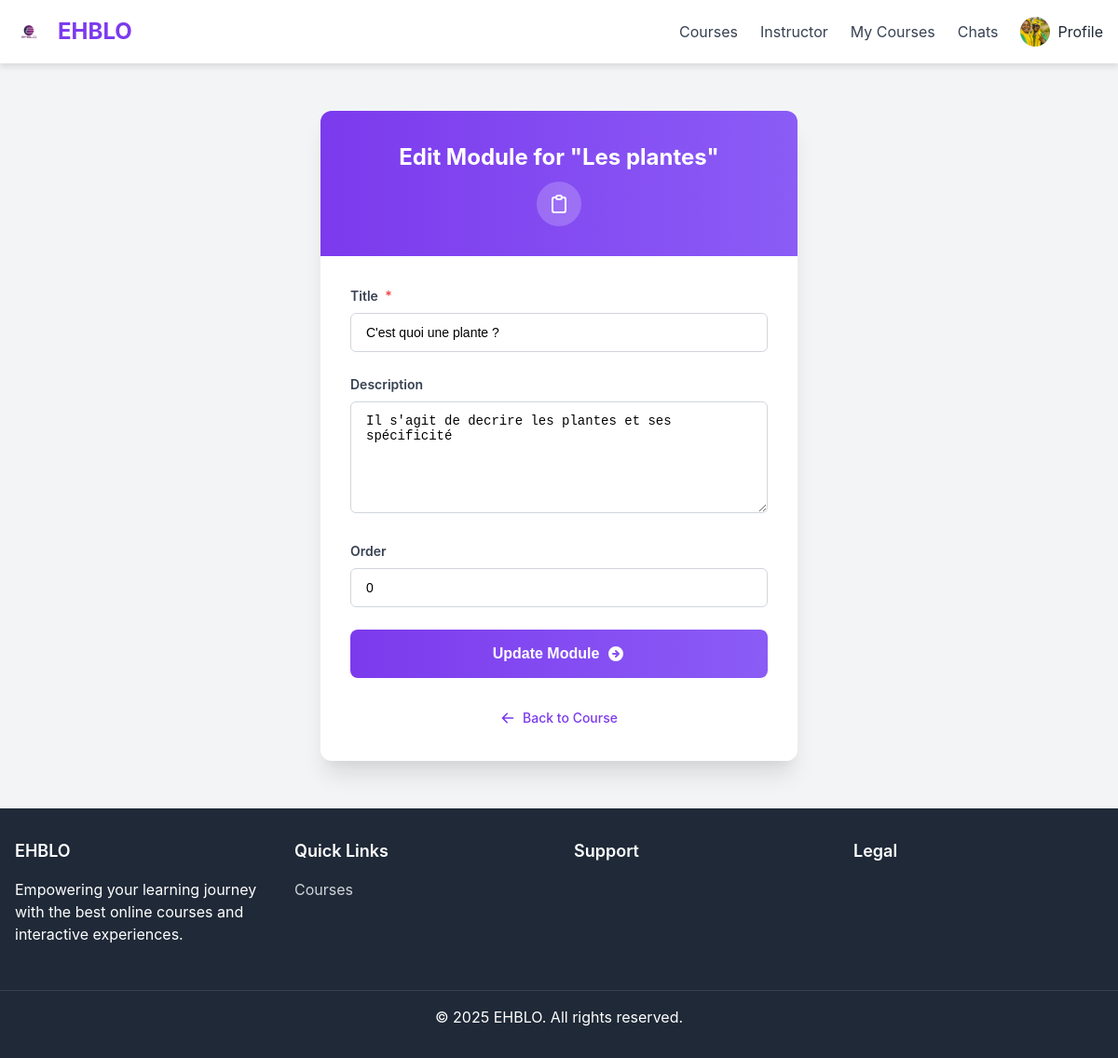
/courses/8/module/10/edit/ (signed in), run on the app's committed database.
### users/models.py (models this page shows, shortened)
class CustomUser(AbstractUser):
    USER_TYPE_CHOICES = (
        ('student', 'Student'),
        ('teacher', 'Teacher'),
        ('admin', 'Administrator'),
    )
    PEDAGOGIC_LEVEL_CHOICES = (
        ('primaire', 'Prinmaire'),
        ('secondaire', 'Secondaire'),
        ('universitaire', 'Universitaire'),
        ('personnel', 'Personnel'),
    )
    GENDER_CHOICES = (
        ('M', 'Male'),
        ('F', 'Female'),
        ('O', 'Other'),
    )
    user_type = models.CharField(max_length=20, choices=USER_TYPE_CHOICES, default='student')
    pedagogic_level = models.CharField(max_length=20, choices=PEDAGOGIC_LEVEL_CHOICES)
    bio = models.TextField(blank=True)
    profile_picture = models.ImageField(upload_to='profile_pics/', blank=True)
    phone_number = models.CharField(max_length=20, blank=True)
    country = models.CharField(max_length=100, blank=True)
    interests = models.ManyToManyField(Subject, blank=True)
    gender = models.CharField(max_length=1, choices=GENDER_CHOICES, blank=True)
    birth_date = models.DateField(null=True, blank=True)

### courses/models.py (models this page shows, shortened)
class Course(models.Model):
    instructor = models.ForeignKey(settings.AUTH_USER_MODEL,
                                   on_delete=models.CASCADE,
                                   related_name='courses_created',
                                   limit_choices_to={'user_type': 'instructor'})
    subject = models.ForeignKey(Subject,
                                 on_delete=models.CASCADE,
                                 related_name='courses')
    title = models.CharField(max_length=250)
    slug = models.SlugField(max_length=250, unique=True, blank=True)
    overview = models.TextField()
    created = models.DateTimeField(auto_now_add=True)
    updated = models.DateTimeField(auto_now=True)
    price = models.DecimalField(max_digits=10, decimal_places=2, default=0.00) # 0 for free courses
    is_published = models.BooleanField(default=False)
    tags = TaggableManager(blank=True)
    image = models.ImageField(upload_to='course_thumbnails/', null=True, blank=True)
    class Meta:
        ordering = ('-created',)

class Module(models.Model):
    course = models.ForeignKey(Course,
                               on_delete=models.CASCADE,
                               related_name='modules')
    title = models.CharField(max_length=250)
    description = models.TextField(blank=True)
    order = models.PositiveIntegerField(default=0, blank=True, null=True)
    class Meta:
        ordering = ('order',)
        unique_together = ('course', 'title')

### courses/views.py (the view, shortened to what this page needs)
# urls.py: path('<int:course_id>/module/<int:pk>/edit/', views.ModuleCreateUpdateView.as_view(), name='module_update'),
class ModuleCreateUpdateView(LoginRequiredMixin, InstructorRequiredMixin, CourseOwnerRequiredMixin, View):
    template_name = 'courses/module_form.html'
    module_form = ModuleForm
    def get_object(self):
        module_id = self.kwargs.get('pk')
        return get_object_or_404(Module, pk=module_id, course_id=self.kwargs['course_id']) if module_id else None
    def get(self, request, course_id, pk=None): # pk is for content_id
        course = get_object_or_404(Course, id=course_id, instructor=request.user)
        module = self.get_object()
        form = self.module_form(instance=module)
        return render(request, self.template_name, {'form': form, 'course': course, 'module': module})

### courses/forms.py (shortened to what this page needs)
class ModuleForm(forms.ModelForm):
    class Meta:
        model = Module
        fields = ['title', 'description', 'order']
        widgets = {
            'title': forms.TextInput(attrs={'class': 'w-full p-2 border border-gray-300 rounded-md focus:ring-purple-500 focus:border-purple-500'}),
            'description': forms.Textarea(attrs={'rows': 3, 'class': 'w-full p-2 border border-gray-300 rounded-md focus:ring-purple-500 focus:border-purple-500'}),
            'order': forms.NumberInput(attrs={'min': 0, 'class': 'w-full p-2 border border-gray-300 rounded-md focus:ring-purple-500 focus:border-purple-500'}),
        }

### courses/views.py (called while the page is built)
    def test_func(self):
        return self.request.user.is_authenticated and self.request.user.user_type == 'instructor'

### courses/templates/courses/module_form.html (shortened to what this page needs)
{% extends "base.html" %}
{% load static %}
{% block content %}
<div class="module-form-container">
    <div class="form-card">
        <div class="form-header">
            <h2 class="form-title">
                {% if module %}Edit Module{% else %}Add New Module{% endif %} for "{{ course.title }}"
            </h2>
            <div class="form-icon">
                <svg viewBox="0 0 24 24" fill="none" stroke="currentColor">
                    <path stroke-linecap="round" stroke-linejoin="round" stroke-width="2" d="M9 5H7a2 2 0 00-2 2v12a2 2 0 002 2h10a2 2 0 002-2V7a2 2 0 00-2-2h-2M9 5a2 2 0 002 2h2a2 2 0 002-2M9 5a2 2 0 012-2h2a2 2 0 012 2"></path>
                </svg>
            </div>
        </div>
        <form method="post" class="module-form">
            {% for field in form %}
                <div class="form-group">
                    <label for="{{ field.id_for_label }}" class="form-label">
                        {{ field.label }}
                        {% if field.field.required %}
                            <span class="required">*</span>
                        {% endif %}
                    </label>
                    {{ field }}
                </div>
            {% endfor %}
            <button type="submit" class="submit-btn">
                {% if module %}Update Module{% else %}Add Module{% endif %}
                <svg class="btn-icon" viewBox="0 0 20 20" fill="currentColor">
                    <path fill-rule="evenodd" d="M10 18a8 8 0 100-16 8 8 0 000 16zm3.707-8.707l-3-3a1 1 0 00-1.414 1.414L10.586 9H7a1 1 0 100 2h3.586l-1.293 1.293a1 1 0 101.414 1.414l3-3a1 1 0 000-1.414z" clip-rule="evenodd"></path>
                </svg>
            </button>
        </form>
        <div class="form-footer">
            <a href="{% url 'course_detail' course.pk course.slug %}" class="back-link">
                <svg class="back-icon" viewBox="0 0 20 20" fill="currentColor">
                    <path fill-rule="evenodd" d="M9.707 16.707a1 1 0 01-1.414 0l-6-6a1 1 0 010-1.414l6-6a1 1 0 011.414 1.414L5.414 9H17a1 1 0 110 2H5.414l4.293 4.293a1 1 0 010 1.414z" clip-rule="evenodd"></path>
                </svg>
                Back to Course
            </a>
        </div>
    </div>
</div>
{% endblock %}

### templates/base.html (shortened to what this page needs)
<!DOCTYPE html>
<html lang="en">
<head>
    <link rel="stylesheet" href="https://cdnjs.cloudflare.com/ajax/libs/font-awesome/6.0.0/css/all.min.css">
</head>
<body>
    <nav class="desktop-nav">
        <div class="logo-container">
            <img src="/static/images/logo.png" alt="EHBLO Logo" class="logo-img">
            EHBLO
        </div>
        <div class="nav-links">
            <a href="/" class="nav-link">Courses</a>
            {% if user.is_authenticated %}
                {% if user.user_type == 'instructor' %}
                    <a href="{% url 'instructor_dashboard' %}" class="nav-link">Instructor</a>
                {% endif %}
                <a href="{% url 'my_courses' %}" class="nav-link">My Courses</a>
                <a href="{% url 'my_chats' %}" class="nav-link">Chats</a>
                <div class="profile-container">
                    <div class="profile-toggle">
                        {% if user.profile_picture %}
                            <img src="{{ user.profile_picture.url }}" alt="Profile" class="profile-img">
                        {% else %}
                            <div class="profile-default">U</div>
                        {% endif %}
                        <span>Profile</span>
                    </div>
                </div>
            {% else %}
                <a href="{% url 'login' %}" class="nav-link">Login</a>
                <a href="{% url 'signup' %}" class="btn btn-primary">Sign Up</a>
            {% endif %}
        </div>
    </nav>
    <main class="container">
        {% block content %}
        {% endblock %}
    </main>
    <footer>
        <div class="footer-grid">
            <div class="footer-section">
                <h3>EHBLO</h3>
                <p>Empowering your learning journey with the best online courses and interactive experiences.</p>
            </div>
            <div class="footer-section">
                <h3>Quick Links</h3>
                <ul class="footer-links">
                    <li><a href="{% url 'my_courses' %}">Courses</a></li>
                </ul>
            </div>
            <div class="footer-section">
                <h3>Support</h3>
            </div>
            <div class="footer-section">
                <h3>Legal</h3>
            </div>
        </div>
        <div class="footer-copyright">
            <p>&copy; {% now "Y" %} EHBLO. All rights reserved.</p>
        </div>
    </footer>
</body>
</html>

### templates/base.html (style rules this page uses)
:root { --primary-color: #7c3aed; --primary-hover: #6d28d9; --secondary-color: #f3f4f6; --text-color: #374151; --text-light: #6b7280; --white: #ffffff; --danger: #dc2626; --danger-hover: #b91c1c; --success: #10b981; --warning: #f59e0b; --info: #3b82f6; --shadow: 0 4px 6px rgba(0, 0, 0, 0.1); --shadow-md: 0 6px 12px rgba(0, 0, 0, 0.15); --rounded: 0.5rem; --rounded-full: 9999px; }
* { margin: 0; padding: 0; box-sizing: border-box; }
body { font-family: 'Segoe UI', Tahoma, Geneva, Verdana, sans-serif; color: var(--text-color); background-color: var(--secondary-color); display: flex; flex-direction: column; min-height: 100vh; line-height: 1.6; }
a { text-decoration: none; color: inherit; }
img { max-width: 100%; height: auto; }
.container { width: 100%; max-width: 1200px; margin: 0 auto; padding: 0 1rem; }
.desktop-nav { display: none; background-color: var(--white); box-shadow: var(--shadow); padding: 1rem; justify-content: space-between; align-items: center; }
.logo-container { display: flex; align-items: center; font-size: 1.5rem; font-weight: bold; color: var(--primary-color); }
.logo-img { height: 30px; width: 30px; margin-right: 1rem; }
.nav-links { display: flex; gap: 1.5rem; align-items: center; }
.nav-link { color: var(--text-color); transition: color 0.3s; }
.profile-container { position: relative; }
.profile-toggle { display: flex; align-items: center; gap: 0.5rem; cursor: pointer; }
.profile-img { width: 32px; height: 32px; border-radius: var(--rounded-full); object-fit: cover; }
main { flex: 1; margin-bottom: 80px; padding: 2rem 0; }
footer { background-color: #1f2937; color: var(--white); padding: 2rem 0; }
.footer-grid { display: grid; grid-template-columns: repeat(1, 1fr); gap: 2rem; padding: 0 1rem; }
.footer-section h3 { font-size: 1.125rem; font-weight: 600; margin-bottom: 1rem; }
.footer-section p { margin-bottom: 1rem; }
.footer-links { list-style: none; }
.footer-links li { margin-bottom: 0.5rem; }
.footer-links a { color: #d1d5db; transition: color 0.3s; }
.footer-copyright { text-align: center; margin-top: 2rem; padding-top: 1rem; border-top: 1px solid #374151; }
@media (min-width: 768px) { .desktop-nav { display: flex; } }
@media (min-width: 768px) { .footer-grid { grid-template-columns: repeat(4, 1fr); max-width: 1200px; margin: 0 auto; } }
@media (min-width: 768px) { main { margin-bottom: 0; } }

### data on the page
CustomUser: profile_picture (picture)
Course: title "Les plantes"
Module: form "C'est quoi une plante ?" "Il s'agit de decrire les plantes et ses spécificité" "0"

### other printed values
{{ field.label }} "Title" "Description" "Order"
